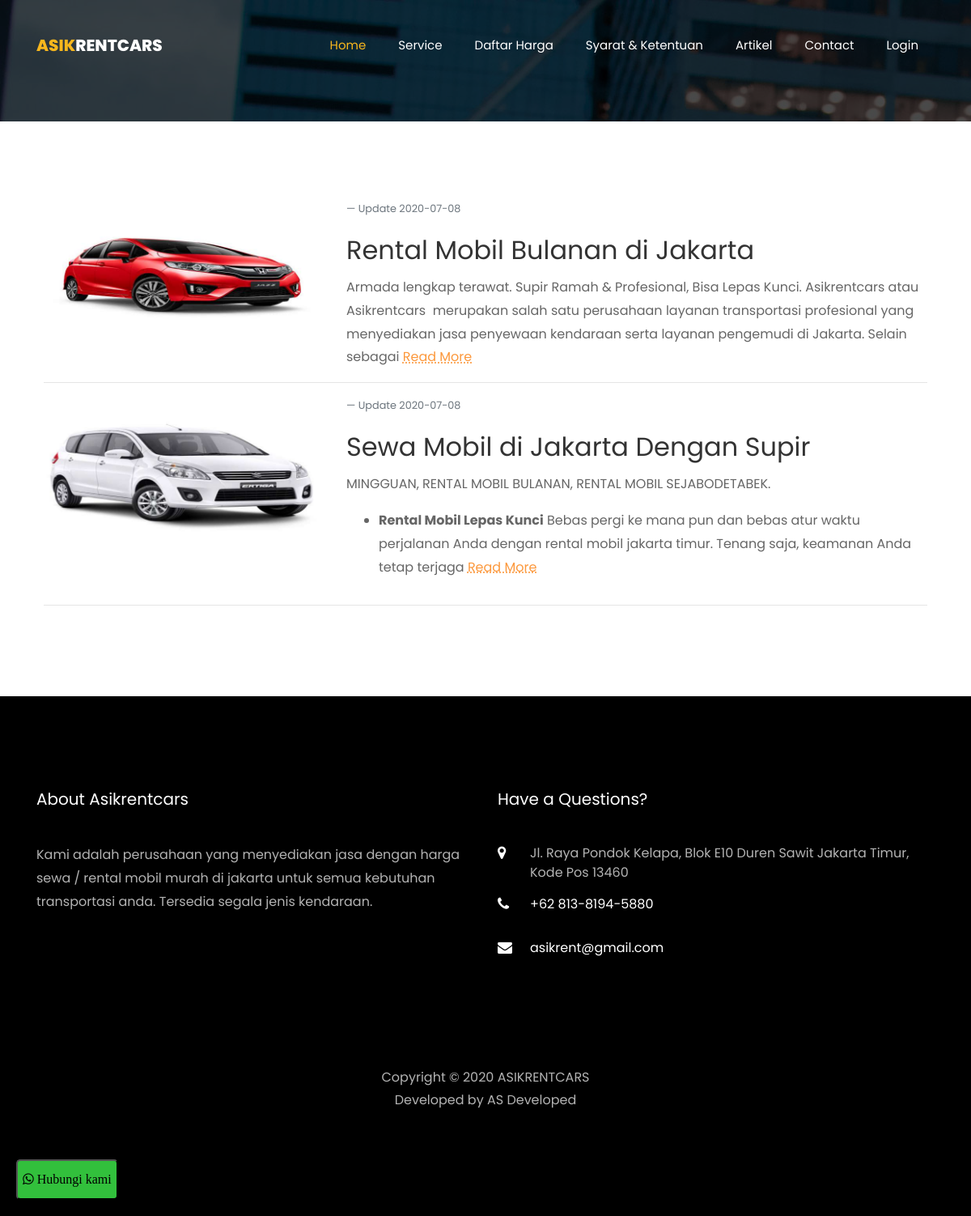
Page /artikel on the committed database.
### tables this page shows
CREATE TABLE `artikel` (
  `id_artikel` int(11) NOT NULL,
  `Title` varchar(255) NOT NULL,
  `Deskripsi` text NOT NULL,
  `foto` varchar(255) NOT NULL,
  `tgl` varchar(255) NOT NULL
);

### application/controllers/Users/Home.php (called while the page is built, shortened)
<?php defined('BASEPATH') OR exit('No direct script access allowed');
class Home extends CI_Controller{
    public function article(){
        $data['title'] = "Article";
        $data['hasil'] = $this->Model_data->get_all_data('artikel');
        $tmp['content'] = $this->load->view('user/frontend/terms',$data, true);
        $this->load->view('user/templates/bootstrap',$tmp);
    }
}

### index.php (called while the page is built, shortened)
<?php
require_once BASEPATH.'core/CodeIgniter.php';

### application/models/Model_data.php (called while the page is built, shortened)
<?php
class Model_data extends CI_Model
{
	function get_all_data($tabel){
		return $this->db->get($tabel)->result_array();
	}
}

### application/views/user/frontend/terms.php (the view, shortened to what this page needs)
<div data-aos="zoom-in" class="services-section"
    style="background-image: url('<?php echo base_url()?>assets/images/bg_2.jpg'); width: 100%; height: 150px;">
    <div class="overlay"></div>
</div>
<section class="ftco-section">
    <div class="container px-4">
        <?php function limit_words($string, $word_limit){ $words = explode(" ",$string);
        return implode(" ",array_splice($words,10,$word_limit)); } foreach ($hasil as $i) :
        $isi=$i['Deskripsi'];
        ?>
        <div class="row">
            <div class="col-sm-4">
                <img src="<?php echo base_url()?>./upload/artikel/<?php echo $i['foto']; ?>" style="max-width: 100%;">
            </div>
            <div class="col-sm-8">
            <p class="blockquote-footer">Update <?php echo $i['tgl'];?></p>
            <a href="<?php echo base_url()?>Users/Produk_detail/get_arikel/<?php echo $i['id_artikel']?>"><h2><?php echo $i['Title']?></h2></a>
            <?php echo limit_words($isi,30);?><a href="<?php echo base_url()?>Users/Produk_detail/get_arikel/<?php echo $i['id_artikel']?>" > <abbr title="Read More"> Read More</abbr></a>
            </div>
        </div><hr>
        <?php endforeach;?>
    </div>
</section>

### rows in the picture
artikel: foto (picture), tgl "2020-07-08", Title "Rental Mobil Bulanan di Jakarta", Deskripsi "Armada lengkap terawat. Supir Ramah & Profesional, Bisa Lepas Kunci. Asikrentcars atau Asikrentcars merupakan salah satu perusahaan layanan transportasi profesional yang menyediakan jasa penyewaan kendaraan serta layanan pengemudi di Jakarta. Selain sebagai"
artikel: foto (picture), tgl "2020-07-08", Title "Sewa Mobil di Jakarta Dengan Supir", Deskripsi "MINGGUAN, RENTAL MOBIL BULANAN, RENTAL MOBIL SEJABODETABEK. Rental Mobil Lepas Kunci Bebas pergi ke mana pun dan bebas atur waktu perjalanan Anda dengan rental mobil jakarta timur. Tenang saja, keamanan Anda tetap terjaga"
